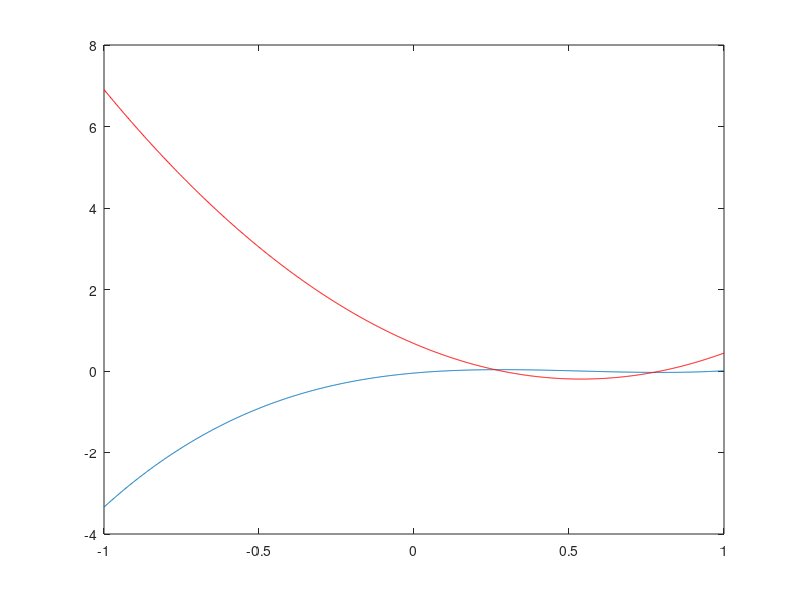

Recreate this plot in MATLAB. (Note: this script raises an error after producing the figure.)
clear all
clf%ose all
clc

N = 3;

X = linspace(-1,1,1000);
PhiCoeff = poly(2*rand(1,N)-1);
UCoeff = polyder(PhiCoeff);
Phi = zeros(1,1000);
for n=0:N
    Phi = Phi + PhiCoeff(N+1-n)*X.^n;
end

plot(X,Phi)

U = zeros(1,1000);
for n=0:N-1
    U = U + UCoeff(N-n)*X.^n;
end

hold on
plot(X,U,'r')

%%%%%%%%%%%%%%%%%%%%%%%%%%%%%%%%%%%%%%%%%%%%%%%%%%%%%%%%%%%%%%%%%%%%%%%%%%%

[xigl,wgl] = GLLnodes(N);
[xig,wg] = Gnodes(N);

[hglg,dhdxglg] = LagrangeVal(xig,N,1);

% xgl = xigl;
% dxdxig = ones(size(xig));

% xgl = 1/2*(1+xigl).^2-1;
% dxdxig = (1+xig);

xgl = 1/3*(3/2+xigl).^2-13/12;
dxdxig = 1+2/3*xig;

% xgl = 1/4*(1+xigl).^3-1;
% dxdxig = 3/4*(1+xig).^2;

phi = zeros(1,N+1);
for n=0:N
    phi = phi + PhiCoeff(N+1-n)*xgl.^n;
end


A = diag(wg);
B = zeros(N,N+1);
for p=1:N
    for i=1:N+1
        B(p,i) = wg(p)*dhdxglg(i,p)/dxdxig(p);
    end
end

D = inv(A)*B;

u = D*phi';

hh = LagrangeVal(X,N,2);

uu = u'*hh;

% XX = X;

% XX = 1/2*(1+X).^2-1;

XX = 1/3*(3/2+X).^2-13/12;

% XX = 1/4*(1+X).^3-1;

plot(XX,uu,'--g')

plot(xgl,phi,'xc')